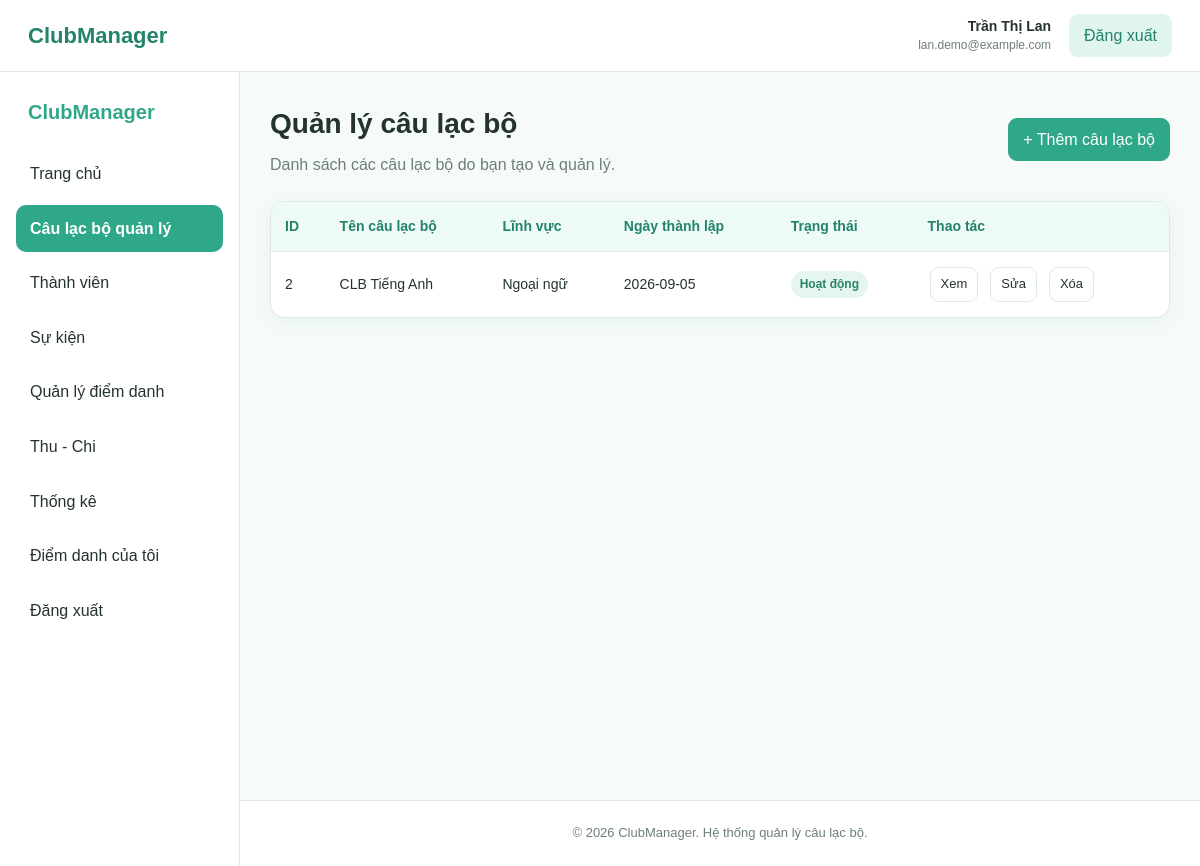
Screenshot of /clb-quan-tri.php (signed in) with the database file from the repository.
### tables this page shows
CREATE TABLE cau_lac_bo (
    id INT AUTO_INCREMENT PRIMARY KEY,

    ten_clb VARCHAR(150)
        NOT NULL,

    mo_ta TEXT,

    linh_vuc VARCHAR(100),

    ngay_thanh_lap DATE,

    trang_thai ENUM(
        'hoat_dong',
        'tam_dung'
    )
    NOT NULL DEFAULT 'hoat_dong',

    nguoi_tao_id INT
        NOT NULL,

    ngay_tao DATETIME
        NOT NULL DEFAULT CURRENT_TIMESTAMP,

    CONSTRAINT fk_clb_nguoi_tao
        FOREIGN KEY (nguoi_tao_id)
        REFERENCES nguoi_dung(id)
        ON UPDATE CASCADE
        ON DELETE RESTRICT
);

### clb-quan-tri.php (the view, shortened to what this page needs)
<?php
require_once __DIR__ . '/config/database.php';
$userId = (int) $_SESSION['user_id'];
function e($value) {
    return htmlspecialchars((string)($value ?? ''), ENT_QUOTES, 'UTF-8');
}
$stmt = $pdo->prepare("
    SELECT
        id,
        ten_clb,
        linh_vuc,
        ngay_thanh_lap,
        trang_thai
    FROM cau_lac_bo
    WHERE nguoi_tao_id = :user_id
    ORDER BY id DESC
");
$stmt->execute([
    'user_id' => $userId
]);
$danhSachClb = $stmt->fetchAll();
require_once __DIR__ . '/includes/header.php';
?>
<div class="app-layout">
    <?php require_once __DIR__ . '/includes/sidebar.php'; ?>
    <main class="main-content">
        <section class="page-header">
            <div>
                <h1>Quản lý câu lạc bộ</h1>
                <p>
                    Danh sách các câu lạc bộ do bạn tạo và quản lý.
                </p>
            </div>
            <a href="them-clb.php" class="btn btn-primary">
                + Thêm câu lạc bộ
            </a>
        </section>
        <?php if ($danhSachClb): ?>
            <div class="table-wrapper">
                <table>
                    <thead>
                        <tr>
                            <th>ID</th>
                            <th>Tên câu lạc bộ</th>
                            <th>Lĩnh vực</th>
                            <th>Ngày thành lập</th>
                            <th>Trạng thái</th>
                            <th>Thao tác</th>
                        </tr>
                    </thead>
                    <tbody>
                        <?php foreach ($danhSachClb as $clb): ?>
                            <?php
                            $clbId = (int) $clb['id'];
                            ?>
                            <tr>
                                <td>
                                    <?= $clbId ?>
                                </td>
                                <td>
                                    <?= e($clb['ten_clb']) ?>
                                </td>
                                <td>
                                    <?= e($clb['linh_vuc']) ?>
                                </td>
                                <td>
                                    <?= $clb['ngay_thanh_lap']
                                        ? e($clb['ngay_thanh_lap'])
                                        : 'Chưa cập nhật' ?>
                                </td>
                                <td>
                                    <?php if ($clb['trang_thai'] === 'hoat_dong'): ?>
                                        <span class="badge badge-success">
                                            Hoạt động
                                        </span>
                                    <?php else: ?>
                                        <span class="badge badge-warning">
                                            Tạm dừng
                                        </span>
                                    <?php endif; ?>
                                </td>
                                <td>
                                    <div
                                        style="
                                            display:flex;
                                            align-items:center;
                                            gap:8px;
                                            flex-wrap:wrap;
                                        "
                                    >
                                        <a
                                            href="chi-tiet-clb.php?id=<?= $clbId ?>"
                                            class="btn"
                                        >
                                            Xem
                                        </a>
                                        <a
                                            href="sua-clb.php?id=<?= $clbId ?>"
                                            class="btn"
                                        >
                                            Sửa
                                        </a>
                                        <a
                                            href="xoa-clb.php?id=<?= $clbId ?>"
                                            class="btn"
                                        >
                                            Xóa
                                        </a>
                                    </div>
                                </td>
                            </tr>
                        <?php endforeach; ?>
                    </tbody>
                </table>
            </div>
        <?php endif; ?>
    </main>
</div>
<?php require_once __DIR__ . '/includes/footer.php'; ?>

### css/style.css (style rules this page uses)
:root { --primary: #2fa889; --primary-dark: #23836b; --primary-light: #dff5ee; --primary-soft: #eefaf6; --white: #ffffff; --background: #f6faf9; --text: #24332f; --text-light: #6d7f79; --border: #dce9e4; --success: #278563; --success-bg: #e4f6ef; --warning: #b57b22; --warning-bg: #fff4df; --danger: #c85353; --danger-bg: #fdeaea; --shadow: 0 4px 18px rgba(47, 168, 137, 0.08); --radius: 14px; --topbar-height: 72px; --sidebar-width: 240px; }
* { box-sizing: border-box; }
html { margin: 0; padding: 0; width: 100%; scroll-behavior: smooth; }
body { margin: 0; padding: 0; width: 100%; min-height: 100vh; font-family: Arial, Helvetica, sans-serif; background: var(--background); color: var(--text); line-height: 1.6; }
a { color: inherit; text-decoration: none; }
.app-layout { display: block; width: 100%; max-width: none; min-height: 100vh; padding-top: var(--topbar-height); }
.main-content { display: block; width: calc(100% - var(--sidebar-width)); max-width: none; min-width: 0; min-height: calc(100vh - var(--topbar-height)); margin-left: var(--sidebar-width); margin-right: 0; padding: 30px; }
.page-header { display: flex; align-items: center; justify-content: space-between; width: 100%; gap: 20px; margin-bottom: 24px; }
.page-header > div { min-width: 0; }
.page-header h1 { margin: 0 0 5px; font-size: 28px; color: var(--text); }
.page-header p { margin: 0; color: var(--text-light); }
.btn { display: inline-flex; align-items: center; justify-content: center; min-height: 38px; padding: 8px 14px; border: 1px solid var(--border); border-radius: 9px; background: var(--white); color: var(--text); cursor: pointer; transition: 0.2s; white-space: nowrap; }
.btn-primary { background: var(--primary); border-color: var(--primary); color: var(--white); }
.table-wrapper { width: 100%; max-width: 100%; overflow-x: auto; background: var(--white); border: 1px solid var(--border); border-radius: var(--radius); box-shadow: var(--shadow); }
table { width: 100%; min-width: 760px; border-collapse: collapse; }
thead { background: var(--primary-soft); }
th, td { padding: 13px 14px; border-bottom: 1px solid var(--border); text-align: left; vertical-align: middle; font-size: 14px; }
th { color: var(--primary-dark); font-weight: 700; white-space: nowrap; }
tbody tr:last-child td { border-bottom: none; }
td .btn { margin: 2px; padding: 6px 10px; min-height: 34px; font-size: 13px; }
.badge { display: inline-block; padding: 4px 9px; border-radius: 999px; background: #edf2f0; color: #596862; font-size: 12px; font-weight: 600; white-space: nowrap; }
.badge-success { background: var(--success-bg); color: var(--success); }
@media (min-width: 769px) { body { min-width: 769px; } }
@media (min-width: 769px) { .app-layout { display: block !important; width: 100% !important; max-width: none !important; } }
@media (min-width: 769px) { .main-content { display: block !important; width: calc(100% - var(--sidebar-width)) !important; max-width: none !important; margin-left: var(--sidebar-width) !important; margin-right: 0 !important; padding: 30px !important; } }
@media (min-width: 769px) { .page-header, .content-section, .section-header, .dashboard-cards, .card-grid, .table-wrapper { max-width: none !important; } }

### rows the page displays
cau_lac_bo: id "2", ten_clb "CLB Tiếng Anh", linh_vuc "Ngoại ngữ", ngay_thanh_lap "2026-09-05", trang_thai "Hoạt động"

### other values shown
$userName "Trần Thị Lan"
$userEmail "lan.demo@example.com"
